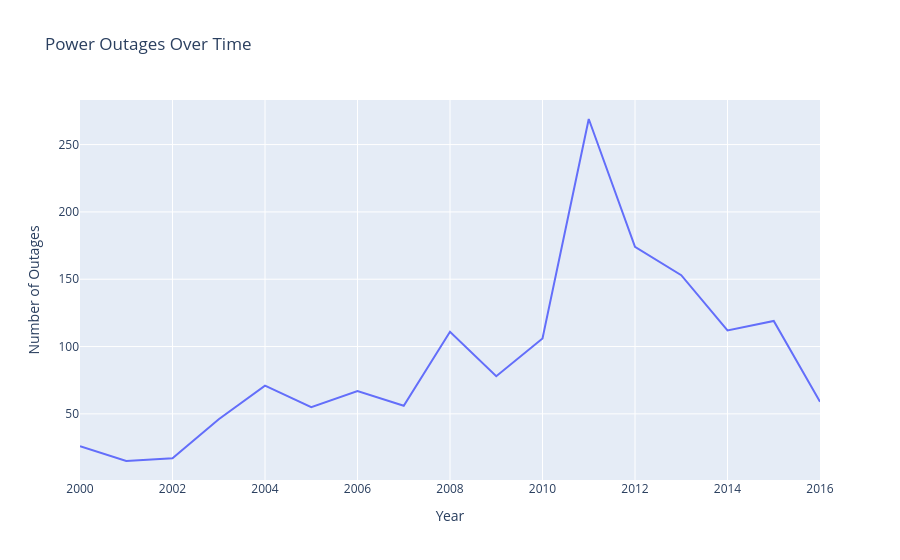

Source (notebook cell):
### Code cell
outages_per_year = outages_df['YEAR'].value_counts().sort_index().reset_index()
outages_per_year.columns = ['Year', 'Number of Outages']

fig = px.line(outages_per_year, x='Year', y='Number of Outages', title='Power Outages Over Time')
fig.write_html('assets/outages_overtime.html', full_html=True, include_plotlyjs='cdn')
fig.show()

### Figure 1 — Plotly figure (JSON) as saved in the notebook; plotly's stock layout.template omitted (floating-point values rounded to 4 significant figures)
{"data": [{"hovertemplate": "Year=%{x}<br>Number of Outages=%{y}<extra></extra>", "legendgroup": "", "line": {"color": "#636efa", "dash": "solid"}, "marker": {"symbol": "circle"}, "mode": "lines", "name": "", "orientation": "v", "showlegend": false, "type": "scatter", "x": [2000.0, 2001.0, 2002.0, 2003.0, 2004.0, 2005.0, 2006.0, 2007.0, 2008.0, 2009.0, 2010.0, 2011.0, 2012.0, 2013.0, 2014.0, 2015.0, 2016.0], "xaxis": "x", "y": [26, 15, 17, 46, 71, 55, 67, 56, 111, 78, 106, 269, 174, 153, 112, 119, 59], "yaxis": "y"}], "layout": {"legend": {"tracegroupgap": 0}, "title": {"text": "Power Outages Over Time"}, "xaxis": {"anchor": "y", "domain": [0.0, 1.0], "title": {"text": "Year"}}, "yaxis": {"anchor": "x", "domain": [0.0, 1.0], "title": {"text": "Number of Outages"}}}}
